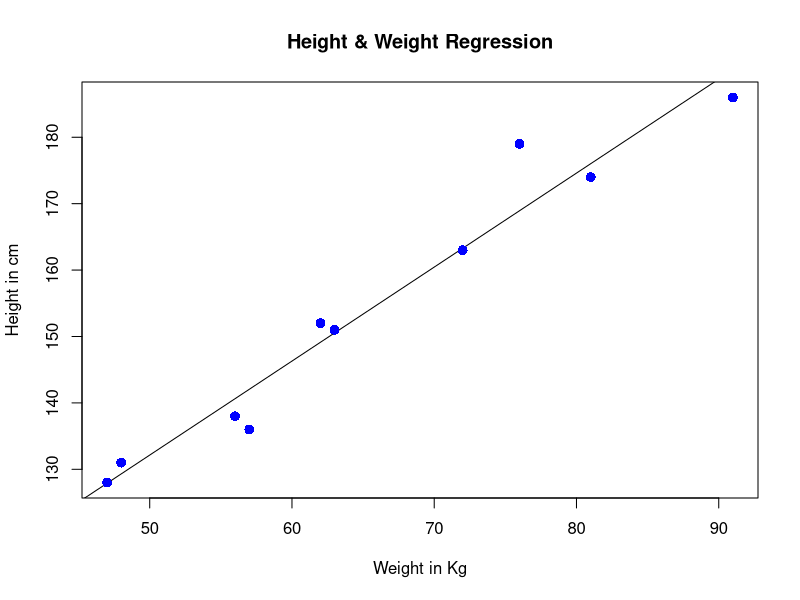

Write R code to recreate this figure.
#1.Create Relationship Model & get the Coefficients
x <- c(151, 174, 138, 186, 128, 136, 179, 163, 152, 131)
y <- c(63, 81, 56, 91, 47, 57, 76, 72, 62, 48)

# Apply the lm() function.
relation <- lm(y ~ x)

print(relation)

#2.Gwt the summary of the relationship
x <- c(151, 174, 138, 186, 128, 136, 179, 163, 152, 131)
y <- c(63, 81, 56, 91, 47, 57, 76, 72, 62, 48)

# Apply the lm() function.
relation <- lm(y ~ x)

print(summary(relation))

#3.Predict the weight of new persons
# The predictor vector.
x <- c(151, 174, 138, 186, 128, 136, 179, 163, 152, 131)

# The resposne vector.
y <- c(63, 81, 56, 91, 47, 57, 76, 72, 62, 48)

# Apply the lm() function.
relation <- lm(y ~ x)

# Find weight of a person with height 170.
a <- data.frame(x = 170)
result <-  predict(relation, a)
print(result)

#4.Visualize the Regression Graphically
# Create the predictor and response variable.
x <- c(151, 174, 138, 186, 128, 136, 179, 163, 152, 131)
y <- c(63, 81, 56, 91, 47, 57, 76, 72, 62, 48)
relation <- lm(y ~ x)

# Give the chart file a name.
png(file = "linearregression.png")

# Plot the chart.
plot(y, x, col = "blue", main = "Height & Weight Regression",
abline(lm(x ~ y)), cex = 1.3, pch = 16, xlab = "Weight in Kg", ylab = "Height in cm") # nolint

# Save the file.
dev.off()
